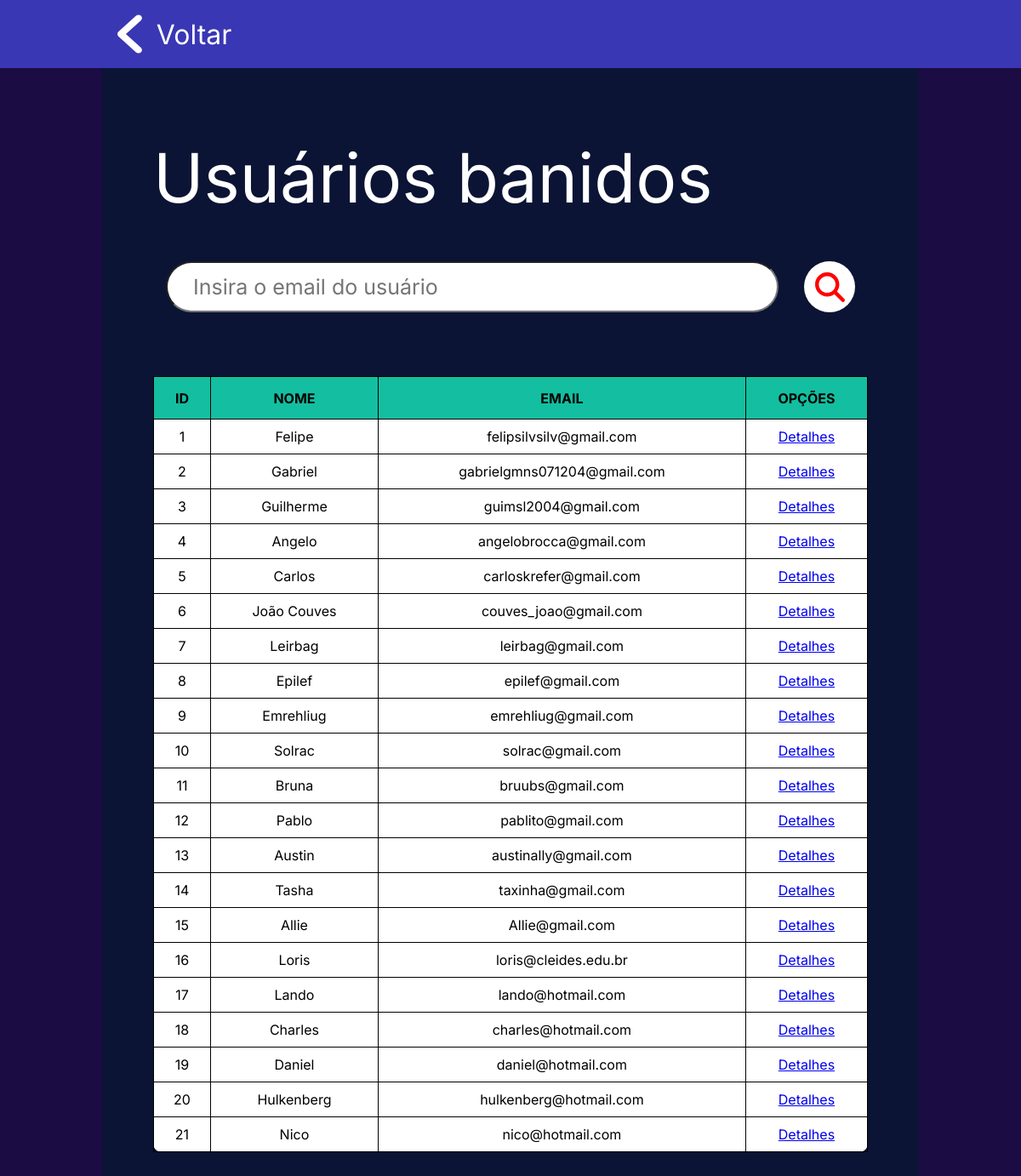
/manage_users.php (signed in), run on the app's committed database.
### tables this page shows
create table TBUsuario(
	id int AUTO_INCREMENT primary key,
	email varchar(150) unique,
	senha varchar(50) not null,
	nome varchar(1100) not null,
	celular char(13), 
	dataNascimento date not null
);

### manage_users.php (the view, shortened to what this page needs)
<html>
    <head>
        <link rel="stylesheet" href="./assets/styles/header.css">
        <link rel="stylesheet" href="./assets/styles/ban_screen.css">
    </head>
    <body>
        <header>
            <a id="voltar" aria-label="Voltar para página anterior" href="admin_screen.php">
                <img src="./assets/imgs/voltar.svg" alt="Voltar">
                <h1>Voltar</h1>
            </a>
        </header>
        <section id="main">
            <h2>Usuários banidos</h2>
            <form id='form-search' method="GET" action="" name="form">
                <input placeholder='Insira o email do usuário' id='barra-pesquisa' type="search" name="emailPes" id="emailPes">
                <button id='btn-search' title='Pesquisar' type='submit' value='Pesquisar'></button>
            </form>
        </body>
        <?php
        include('conn.php');
        $emailPes= isset($_GET['emailPes']) ? $_GET['emailPes'] : "";
        $sql    = "SELECT * FROM TBUsuario WHERE email LIKE '".$emailPes."%';";
        $result = $conn->query($sql);
        if($result->num_rows > 0){
            echo "<table id='ban-table'>
            <tr class='table-header'>
                <th>ID</th>
                <th>Nome</th>
                <th>Email</th>
                <th>Opções</th>
            </tr>";
            while($row = $result->fetch_assoc()){
                echo "
                <tr>
                    <td id='id'>"
                    .$row['id'].
                    "</td>
                    <td>"
                    .$row['nome'].
                    "</td>
                    <td>"
                    .$row['email'].
                    "</td>
                    <td>
                        <a href='profile_page.php?id=".$row['id']."'>Detalhes</a>
                    </td>
                </tr>
                ";
            }
            echo "</table>";
        } else {
            echo "<section><br><h3 id='not-found-message'>Nenhum resutado encontrado</h3></section>";
        }
        ?>
</html>

### assets/styles/modules/header.css (style rules this page uses)
* { font-family: 'Inter', sans-serif; padding: 0px; margin: 0px; }
header { display: flex; flex-direction: row; height: 10vh; background-color: #3937B4; padding: 0px 125px 0px 125px; }
header h1 { font-weight: 400; }
#voltar { display: flex; flex-direction: row; justify-content: space-evenly; align-items: center; height: 100%; width: 10em; text-decoration: none; color: white; }
#voltar img { height: 75%; }

### assets/styles/screens/ban_screen.css (style rules this page uses)
* { padding: 0; margin: 0; font-family: 'Inter', 'Sans-serif'; }
body { background-color: var(--blue-1-color); }
#main { background-color: var(--blue-2-color); width: 70vw; height: 80vh; padding: 10vh 5vw 0px 5vw; margin: auto; }
h2 { color: white; font-size: 80px; font-weight: 400; }
#form-search { display: flex; flex-direction: row; align-items: center; margin: 50px 0px 75px 0px; justify-content: space-around; }
#barra-pesquisa { font-size: 25px; padding: 0px 0px 0px 30px; border-radius: 100px; height: 60px; width: 60vw; }
#btn-search { background-color: white; display: flex; align-items: center; justify-content: center; border: none; border-radius: 100%; width: 60px; height: 60px; cursor: pointer; }
#btn-search svg { height: 35px; fill: red; }
table { background-color: white; }
.table-header { height: 50px; background-color: var(--cian-1-color); text-transform: uppercase; }
#ban-table { border-radius: 10px; margin: auto; width: 100%; }
#ban-table { height: 50px; }
#ban-table th { text-align: center; }
#ban-table, #ban-table th, #ban-table tr,#ban-table td { border: 1px solid black; border-collapse: collapse; }
#ban-table td { text-align: center; padding: 10px; }

### assets/styles/src/colors.css (style rules this page uses)
:root { --header-color: #3937B4; --blue-1-color: #1B0C44; --blue-2-color: #0B1434; --cian-1-color: #13BFA0; --cian-2-color: #0f8872; --red-1-color: #eb3e3e; --red-2-color: #b82828; }

### manage_users.php (style rules this page uses)
#main { height: max-content; padding: 10vh 5vw 5vh 5vw; }

### data on the page
tbusuario: id "1", nome "Felipe", email "felipsilvsilv@gmail.com"
tbusuario: id "2", nome "Gabriel", email "gabrielgmns071204@gmail.com"
tbusuario: id "3", nome "Guilherme", email "guimsl2004@gmail.com"
tbusuario: id "4", nome "Angelo", email "angelobrocca@gmail.com"
tbusuario: id "5", nome "Carlos", email "carloskrefer@gmail.com"
tbusuario: id "6", nome "João Couves", email "couves_joao@gmail.com"
tbusuario: id "7", nome "Leirbag", email "leirbag@gmail.com"
tbusuario: id "8", nome "Epilef", email "epilef@gmail.com"
tbusuario: id "9", nome "Emrehliug", email "emrehliug@gmail.com"
tbusuario: id "10", nome "Solrac", email "solrac@gmail.com"
tbusuario: id "11", nome "Bruna", email "bruubs@gmail.com"
tbusuario: id "12", nome "Pablo", email "pablito@gmail.com"
tbusuario: id "13", nome "Austin", email "austinally@gmail.com"
tbusuario: id "14", nome "Tasha", email "taxinha@gmail.com"
tbusuario: id "15", nome "Allie", email "Allie@gmail.com"
tbusuario: id "16", nome "Loris", email "loris@cleides.edu.br"
tbusuario: id "17", nome "Lando", email "lando@hotmail.com"
tbusuario: id "18", nome "Charles", email "charles@hotmail.com"
tbusuario: id "19", nome "Daniel", email "daniel@hotmail.com"
tbusuario: id "20", nome "Hulkenberg", email "hulkenberg@hotmail.com"
tbusuario: id "21", nome "Nico", email "nico@hotmail.com"
